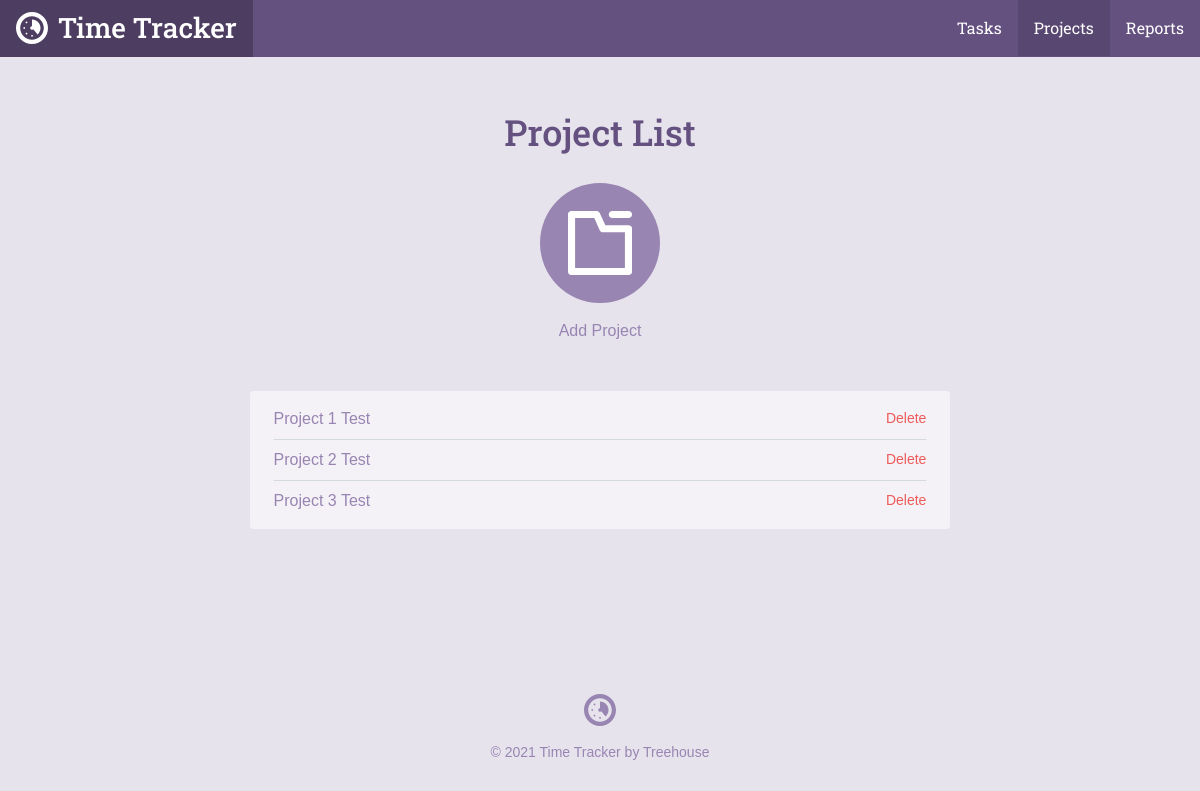
The page /project_list.php on the database as committed earlier.
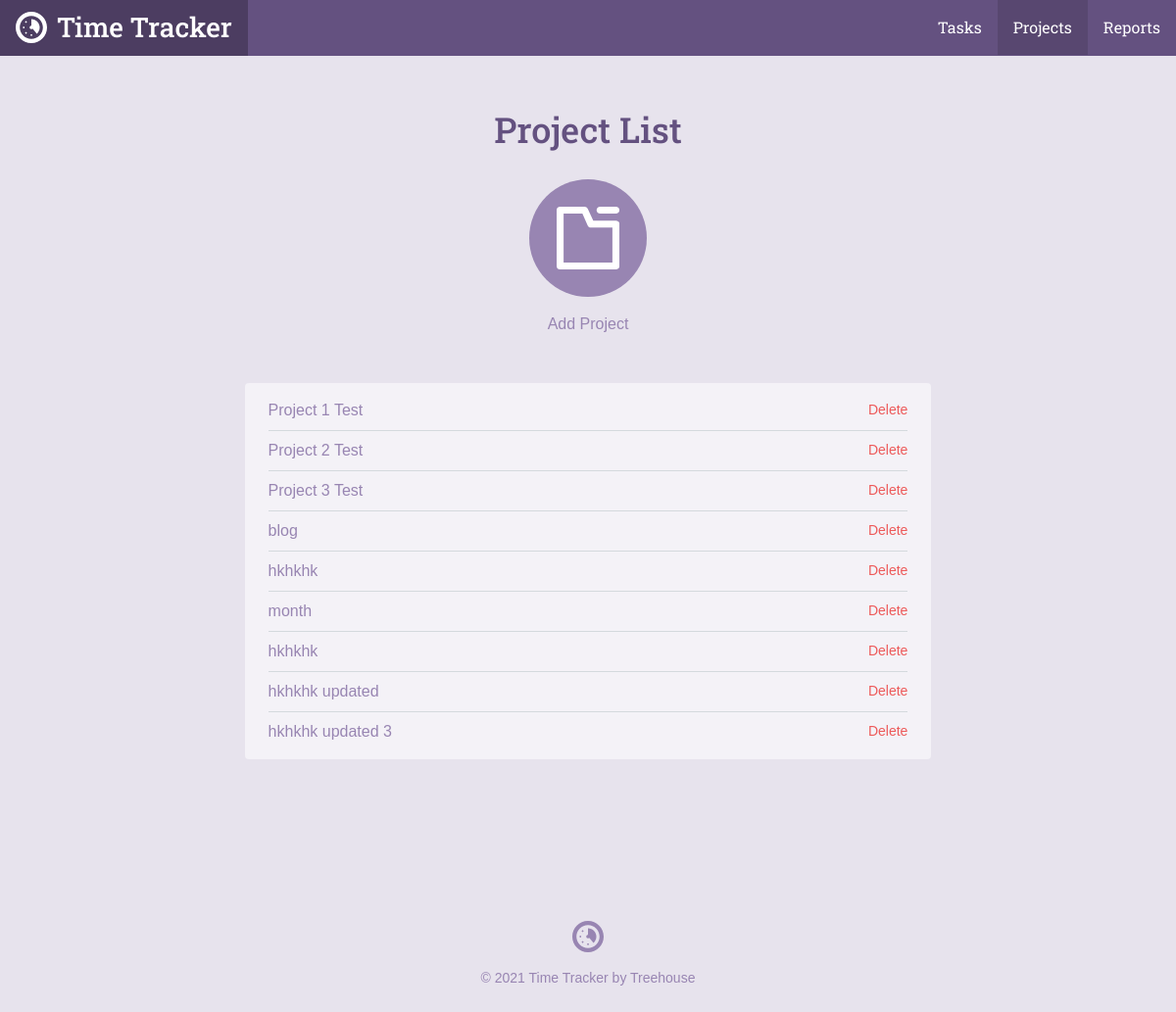
The same page on the database as committed later.
### tables this page shows
CREATE TABLE `projects` (
	`project_id`	INTEGER PRIMARY KEY AUTOINCREMENT,
	`title`	TEXT NOT NULL,
	`category`	TEXT NOT NULL
);

### inc/functions.php (called while the page is built, shortened)
<?php
function get_project_list() {
  include('connection.php');
  try {
    return $db->query('SELECT project_id, title, category FROM Projects');
  } catch (Exception $e) {
    echo "Error!: " . $e->getMessage() . "</br>";
    return array();
  }
}

### project_list.php (the view, shortened to what this page needs)
<?php
require 'inc/functions.php';
include 'inc/header.php';
?>
<div class="section catalog random">
    <div class="col-container page-container">
        <div class="col col-70-md col-60-lg col-center">
            <h1 class="actions-header">Project List</h1>
            <div class="actions-item">
                <a class="actions-link" href="project.php">
                <span class="actions-icon">
                  <svg viewbox="0 0 64 64"><use xlink:href="#project_icon"></use></svg>
                </span>
                Add Project
                </a>
            </div>
            <div class="form-container">
                <ul class="items">
                  <?php
                  foreach (get_project_list() as $item) {
                    echo "<li><a href='project.php?id=" . $item['project_id'] . "'>" . $item['title'] . "</a>";
                    echo "<form method='post' action='project_list.php' onsubmit=\"return confirm('Are you sure you want to delete this project?');\">\n";
                    echo "<input type='submit' class='button--delete' value='Delete' />\n";
                    echo "</form>";
                    echo "</li>";
                  }
                  ?>
                </ul>
            </div>
        </div>
    </div>
</div>
<?php include("inc/footer.php"); ?>

Rows that differ between the two databases and show on the page:
added projects: title "blog"
added projects: title "hkhkhk"
added projects: title "month"
added projects: title "hkhkhk"
added projects: title "hkhkhk updated"
added projects: title "hkhkhk updated 3"
